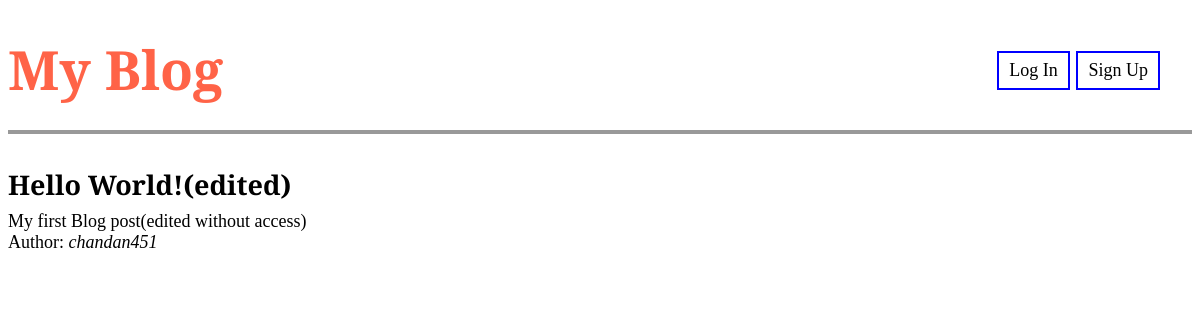
The app's page /post/1/ with its own data.
### blog/models.py (models this page shows, shortened)
class Post(models.Model):
    title  = models.CharField(max_length=200)
    author = models.ForeignKey(User, on_delete=models.CASCADE)
    body   = models.TextField()

### blog/views.py (the view)
# urls.py: path('post/<int:pk>/', BlogDetailView.as_view(), name='post_detail'),
class BlogDetailView(DetailView):
    model = Post
    template_name = 'post_detail.html'

### templates/post_detail.html (shortened to what this page needs)
{% extends 'base.html' %}
{% block content %}
 <div class="post-entry">
     <h2>{{ post.title }}</h2>
     <p>{{ post.body }}</p>
        {% if post.author == user %}
        <p>My Post</p>
        {% else %}
        <p>Author: <i>{{ post.author }}</i></p>
        {% endif %}
 </div>
{% endblock content %}

### static/css/base.css (style rules this page uses)
body { font-family: 'Crimson Pro', serif; font-size: 18px; }
.post-entry { margin-bottom: 2rem; }
.post-entry h2 { margin: 0.5rem 0; post-entrycolor: blueviolet; }
.post-entry p { margin: 0; font-weight: 400; }

### records on screen
Post: title "Hello World!(edited)", body "My first Blog post(edited without access)", author "chandan451"
